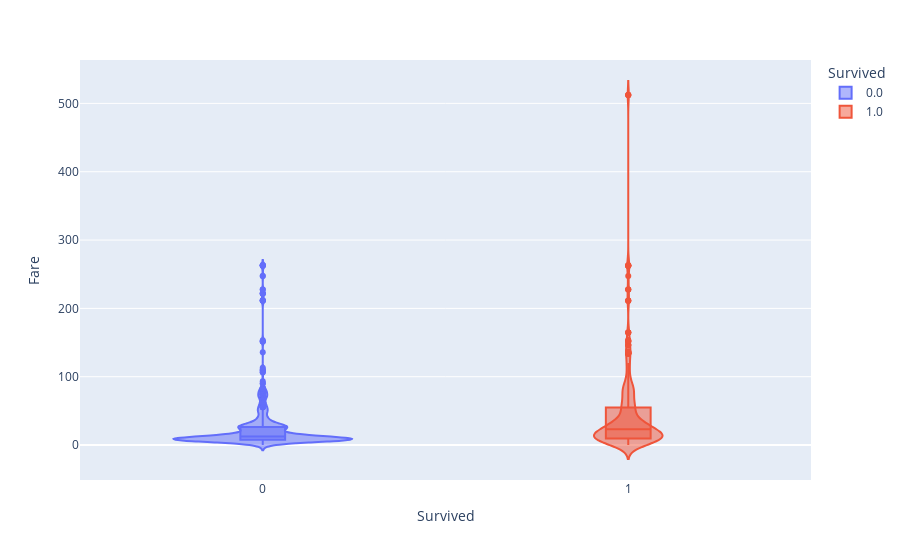

This figure's notebook cell:
### Code cell
violin('Fare')

### Figure 1 — Plotly figure (JSON) as saved in the notebook; plotly's stock layout.template omitted (floating-point values rounded to 4 significant figures; data arrays with more than 128 entries replaced by an {"elided": "..."} marker saying what was removed)
{"data": [{"alignmentgroup": "True", "box": {"visible": true}, "hovertemplate": "Survived=%{x}<br>Fare=%{y}<extra></extra>", "legendgroup": "0.0", "marker": {"color": "#636efa"}, "name": "0.0", "offsetgroup": "0.0", "orientation": "v", "scalegroup": "True", "showlegend": true, "type": "violin", "x": {"elided": "801 int values"}, "x0": " ", "xaxis": "x", "y": {"elided": "801 float values"}, "y0": " ", "yaxis": "y"}, {"alignmentgroup": "True", "box": {"visible": true}, "hovertemplate": "Survived=%{x}<br>Fare=%{y}<extra></extra>", "legendgroup": "1.0", "marker": {"color": "#EF553B"}, "name": "1.0", "offsetgroup": "1.0", "orientation": "v", "scalegroup": "True", "showlegend": true, "type": "violin", "x": {"elided": "508 int values"}, "x0": " ", "xaxis": "x", "y": {"elided": "508 float values"}, "y0": " ", "yaxis": "y"}], "layout": {"legend": {"title": {"text": "Survived"}, "tracegroupgap": 0}, "margin": {"t": 60}, "violinmode": "overlay", "xaxis": {"anchor": "y", "categoryarray": [0, 1], "categoryorder": "array", "domain": [0, 1], "title": {"text": "Survived"}}, "yaxis": {"anchor": "x", "domain": [0, 1], "title": {"text": "Fare"}}}}
